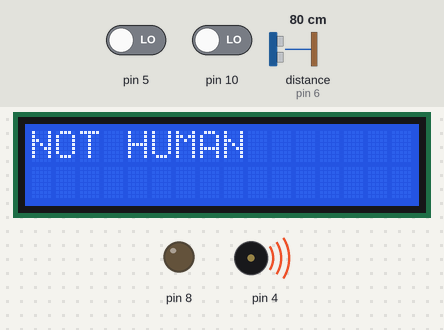
Simulated run of this sketch. Board: Arduino Uno, built with avr-gcc and run on an emulated ATmega328P. Parts: 16×2 character LCD, output pins drawn as LEDs (lit = HIGH), buzzer (waves = sounding). Wiring (inferred from the names in the program): ultrasonic range finder: trigger pin 7; echo pin 6. The inputs (shaded band) are chosen by the test bench; at power-on: pin 5 LOW, distance to the obstacle (sensor on pin 6) 80 cm, pin 10 LOW. The echo pulse lasts 58.3 µs per cm; pins used as bus, display or sensor lines are not drawn; what the sketch prints to the serial monitor is not drawn.

Above: at 1.2 s.
1.3 s: pin 5 driven HIGH
At 2.5 s:
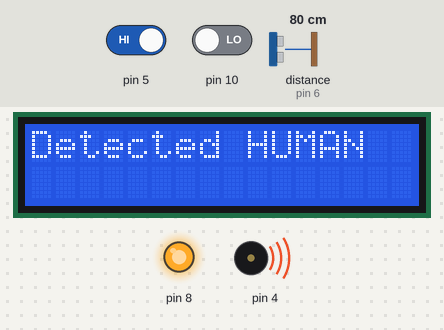
2.8 s: distance to the obstacle (sensor on pin 6) set to 9 cm
At 3.5 s:
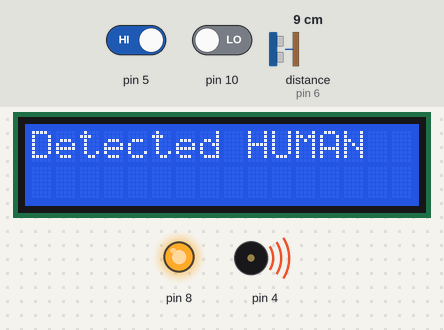
5.8 s: pin 10 driven HIGH
8.8 s: distance to the obstacle (sensor on pin 6) set to 35 cm
At 9.6 s:
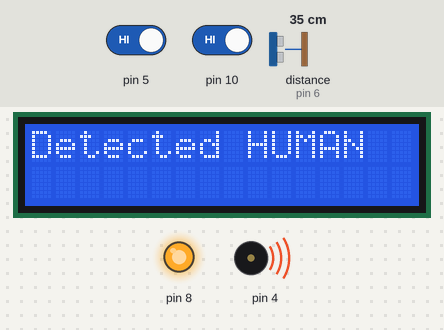
11.8 s: distance to the obstacle (sensor on pin 6) set to 2 cm
At 12.5 s:
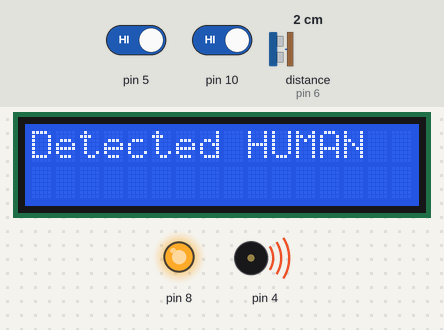
14.8 s: distance to the obstacle (sensor on pin 6) set to 18 cm
At 15.7 s:
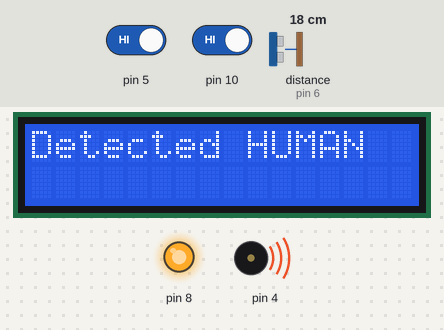
Timing chart, 0 to 17.8 s (numbered marks = the images above; inputs shaded):
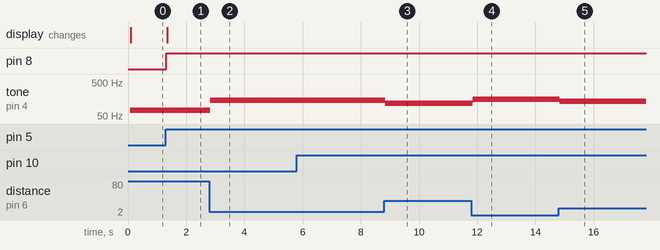

The sketch:

20190617_1.ino
```cpp
#include <LiquidCrystal_I2C.h>
#include <Wire.h>
#define TRIG 7
#define ECHO 6


LiquidCrystal_I2C lcd(0x27, 16, 2);   // 주소, 글자 갯수, 라인 수
//0x27 is the I2C bus address for an unmodified module
int sensor = 0;

void setup() {
  Serial.begin(9600);
  pinMode(TRIG, OUTPUT);
  pinMode(ECHO, INPUT);
  pinMode(4, OUTPUT);
  pinMode(5, INPUT);
  pinMode(8, OUTPUT);
  pinMode(10,INPUT);
  lcd.init();
  lcd.backlight();

}

void loop() {
  digitalWrite(TRIG, LOW);
  delayMicroseconds(2);
  digitalWrite(TRIG, HIGH);
  delayMicroseconds(10);
  digitalWrite(TRIG, LOW);
  int a = digitalRead(10);
  if(a == HIGH){
    Serial.println("Button");
  }
  double distance = pulseIn(ECHO, HIGH)/58.2 ;
  double dis = 155.0*(1.0 - distance/155.0);

  sensor = digitalRead(5);
  if(sensor == HIGH){
    digitalWrite(8, HIGH);
    digitalWrite(9, LOW);
    Serial.println("high");
    lcd.clear();
    lcd.setCursor(0,0);
    lcd.print("Detected HUMAN");
  }else{
    digitalWrite(9, HIGH);
    digitalWrite(8, LOW);
      //안녕 난 30분뒤 너의 미래에서 왔어 승원아 이 건물은 곧 폭파 될거야 ,  도망가 !
    Serial.println("low");
    lcd.clear();
    lcd.setCursor(0,0);
    lcd.print("NOT HUMAN");
  }
  tone(4, dis ,5000);
  Serial.println(distance);
// Serial.println((int)dis);
  delay(10);

  //지금값 * (처음수/다음수)
}
```

Measured:
- after the input at 1.3 s, pin 8: LOW → HIGH at once; tone on pin 4: 75 Hz → 74 Hz after 0.10 s; the display: changes after 0.05 s (image 1)
- after the input at 2.8 s, tone on pin 4: 74 Hz → 145 Hz at once, → 146 Hz 0.03 s later
- after the input at 8.8 s, tone on pin 4: 146 Hz → 120 Hz at once, → 119 Hz 0.03 s later
- after the input at 11.8 s, tone on pin 4: 119 Hz → 152 Hz at once, → 153 Hz 0.03 s later
- after the input at 14.8 s, tone on pin 4: 153 Hz → 137 Hz at once, → 136 Hz 0.03 s later
